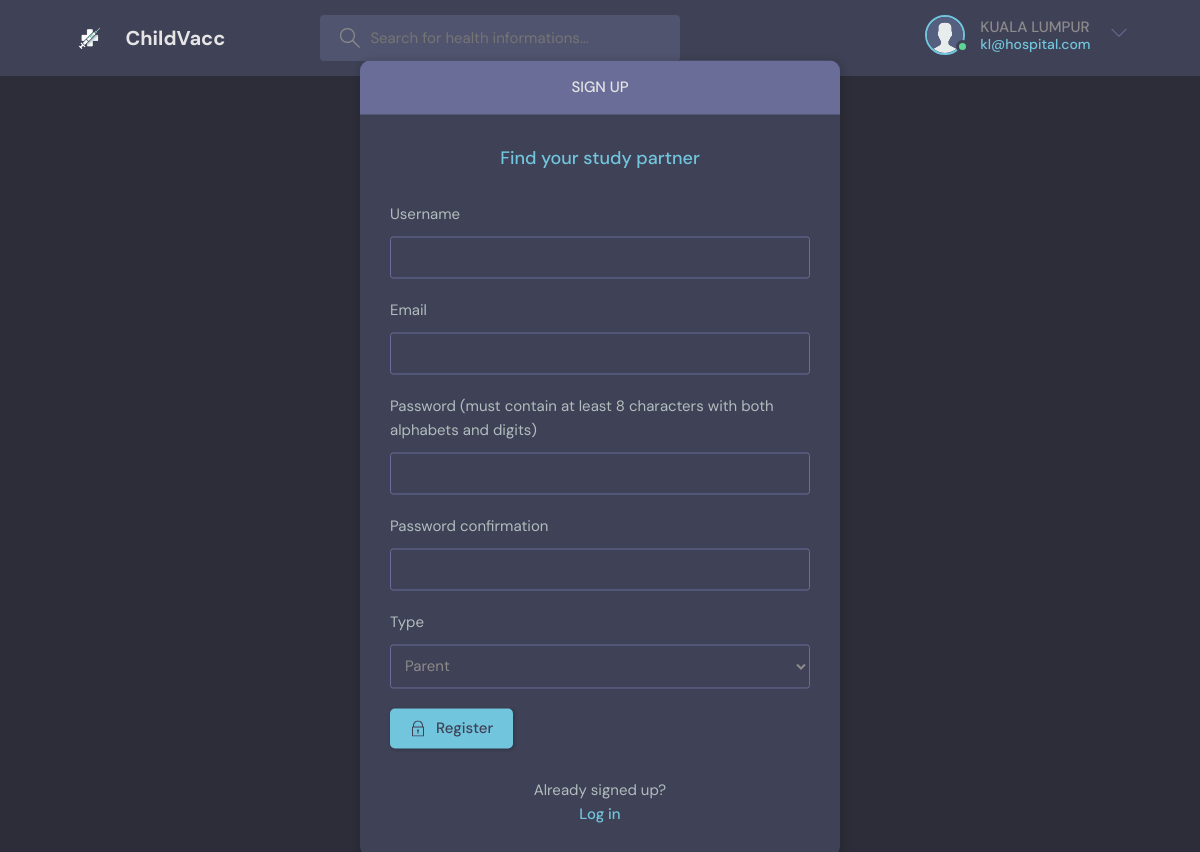
The page /register/ (signed in) on the database its author committed.
### base/models.py (models this page shows)
class User(AbstractUser):
    email = models.EmailField(unique=True)
    username = models.CharField(max_length=150, unique=True)
    avatar = models.ImageField(null=True, default="avatar.svg")
    contact = models.CharField(max_length=12, null=True)
    address1 = models.CharField(max_length=30)
    address2 = models.CharField(max_length=30)
    postcode = models.CharField(max_length=5)
    city = models.CharField(max_length=30)
    state = models.CharField(max_length=20)
    class Types(models.TextChoices):
        PARENT = "PARENT", "Parent"
        HOSPITAL = "HOSPITAL", "Hospital"
        ADMIN = "ADMIN", "Admin"
        VACCINESUPPLIER = "VACCINESUPPLIER", "VaccineSupplier"
    type = models.CharField(max_length=50, choices=Types.choices, default=Types.ADMIN)
    class Status(models.TextChoices):
        APPROVED = "APPROVED", "Approved"
        PENDING = "PENDING", "Pending"
        RESTRICTED = "RESTRICTED", "Restricted"
    status = models.CharField(max_length=50, choices=Status.choices, default=Status.PENDING)
    class Meta:
        ordering = ['username']
    USERNAME_FIELD = 'email'
    REQUIRED_FIELDS = ['username', 'type']

### base/views.py (the view, shortened to what this page needs)
# urls.py: path('register/', views.registerPage, name="register"),
def registerPage(request):
    form = MyUserCreationForm()
    return render(request, 'base/login_register.html', {'form': form})

### base/forms.py
class MyUserCreationForm(UserCreationForm):
    TYPE_CHOICES = [
        ('PARENT', 'Parent'),
        ('HOSPITAL', 'Hospital'),
    ]
    type = forms.ChoiceField(choices=TYPE_CHOICES)
    class Meta:
        model = User
        fields = ['username', 'email', 'password1', 'password2', 'type']

### base/templates/base/login_register.html (shortened to what this page needs)
{% extends 'main.html' %}
{% block content %}
<main class="auth layout">
  {% if page == 'login' %}
  <div class="container">
    <div class="layout__box">
      <div class="layout__boxHeader">
        <div class="layout__boxTitle">
          <h3>Login</h3>
        </div>
      </div>
      <div class="layout__body">
        <h2 class="auth__tagline">Find your study partner</h2>
        <form class="form" action="", method="POST">
          {% csrf_token %}
          <div class="form__group form__group">
            <label>Email</label>
            <input name="email" type="text" placeholder="e.g. parent@gmail.com" />
          </div>
          <div class="form__group">
            <label>Password</label>
            <input
              name="password"
              type="password"
              placeholder="&bull;&bull;&bull;&bull;&bull;&bull;&bull;&bull;"
            />
          </div>
          <button class="btn btn--main" type="submit">
            <svg
              version="1.1"
              xmlns="http://www.w3.org/2000/svg"
              width="32"
              height="32"
              viewBox="0 0 32 32"
            >
              <title>lock</title>
              <path
                d="M27 12h-1v-2c0-5.514-4.486-10-10-10s-10 4.486-10 10v2h-1c-0.553 0-1 0.447-1 1v18c0 0.553 0.447 1 1 1h22c0.553 0 1-0.447 1-1v-18c0-0.553-0.447-1-1-1zM8 10c0-4.411 3.589-8 8-8s8 3.589 8 8v2h-16v-2zM26 30h-20v-16h20v16z"
              ></path>
              <path
                d="M15 21.694v4.306h2v-4.306c0.587-0.348 1-0.961 1-1.694 0-1.105-0.895-2-2-2s-2 0.895-2 2c0 0.732 0.413 1.345 1 1.694z"
              ></path>
            </svg>
            Login
          </button>
        </form>
        <div class="auth__action">
          <p>Haven't signed up yet?</p>
          <a href="{% url 'register' %}" class="btn btn--link">Sign Up</a>
        </div>
      </div>
    </div>
  </div>
  {% else %}
  <div class="container">
    <div class="layout__box">
      <div class="layout__boxHeader">
        <div class="layout__boxTitle">
          <h3>Sign up</h3>
        </div>
      </div>
      <div class="layout__body">
        <h2 class="auth__tagline">Find your study partner</h2>
        <form class="form" action="", method="POST">
          {% for field in form %}
          <div class="form__group form__group">
            {% if field.label == 'Password' %}
            <label>Password (must contain at least 8 characters with both alphabets and digits)</label>
            {% else %}
            <label>{{field.label}}</label>
            {% endif %}
            {{field}}
          </div>
          {% endfor %}
          <button class="btn btn--main" type="submit">
            Register
          </button>
        </form>
        <div class="auth__action">
          <p>Already signed up?</p>
          <a href="{% url 'login' %}" class="btn btn--link">Log in</a>
        </div>
      </div>
    </div>
  </div>
  {% endif %}
</main>
{% endblock content %}

### templates/navbar.html (shortened to what this page needs)
{% load static %}
<header class="header header--loggedIn">
    <div class="container">
      <a href="{% url 'home' %}" class="header__logo">
        <img src="{% static 'images/logo.png' %}" />
        <h1>ChildVacc</h1>
      </a>
      <form class="header__search" method="GET" action="{% url 'home' %}">
        <label>
          <input name="q" placeholder="Search for health informations..." />
        </label>
      </form>
      <nav class="header__menu">
        {% if request.user.is_authenticated %}
        <div class="header__user">
          {% if user.type == 'PARENT' %}
            <a href="{% url 'profile-parent' user.id %}">
              <div class="avatar avatar--medium active">
                <img src="{{user.avatar.url}}" />
              </div>
              <p>{{request.user.username}} <span>{{request.user.email}}</span></p>
            </a>
          {% elif user.type == 'HOSPITAL' %}
          <a href="{% url 'profile-hospital' user.id %}">
            <div class="avatar avatar--medium active">
              <img src="{{user.avatar.url}}" />
            </div>
            <p>{{request.user.username}} <span>{{request.user.email}}</span></p>
          </a>
          {% endif %}
          <button class="dropdown-button">
            <svg version="1.1" xmlns="http://www.w3.org/2000/svg" width="32" height="32" viewBox="0 0 32 32">
              <title>chevron-down</title>
              <path d="M16 21l-13-13h-3l16 16 16-16h-3l-13 13z"></path>
            </svg>
          </button>
        </div>
        {% else %}
        <a href="{% url 'login' %}">
          <img src="{% static 'images/avatar.svg' %}" />
          <p>Login</p>
        </a>
        {% endif %}
      </nav>
    </div>
  </header>

### rows shown on the page
User: avatar (placeholder picture), user.username "KUALA LUMPUR", user.email "kl@hospital.com"

### other values the page prints
{{ field.label }} "Username" "Email" "Password confirmation" "Type"
